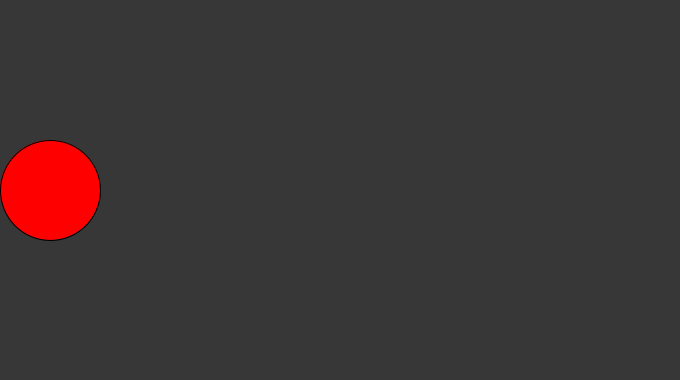
Frame 1 (no input)
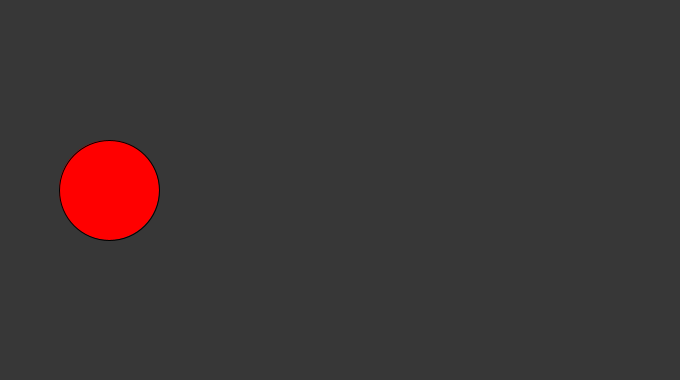
Frame 60 (the mouse pressed at the canvas centre just before this capture)
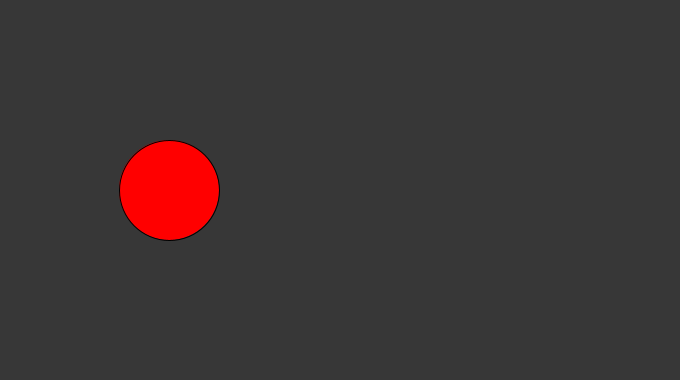
Frame 120 (the mouse held since frame 60 and released just before this capture)

The Processing sketch that drew these frames (run headless with seeded random() and noise(); from frame 60 on, the mouse is pressed at the canvas centre):

// Processing sketch: I_BouncingBall
// ── I_BouncingBall.pde
float circleX;
boolean finalRight = false;

float diameter;

void setup() {
  size(680, 380);
 
  diameter = 100;
  circleX = 0 + diameter/2;
}

void draw() {
  
  background(55);

  fill(255,0,0);
  circle(circleX, height/2, diameter);

  if (finalRight == false) { // Move to right or left
    circleX++;
  } else {
    circleX--;
  }

  if (circleX > width - diameter/2) { // Detects when the circle has arrived to right edge
    finalRight = true;
  }

  if (circleX < 0 + diameter/2) { // Detects when the circle has arrived to left edge
    finalRight = false;
  }
  
  println(circleX);
}
